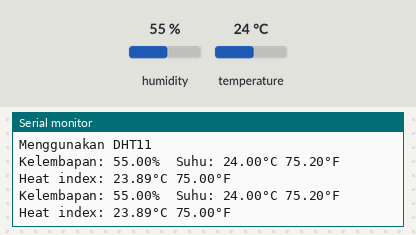
This sketch was run on a simulated Arduino Uno, built with avr-gcc and run on an emulated ATmega328P. Parts: the last lines printed to the serial monitor. The test bench sets the inputs (shaded band); at power-on: humidity 55 %, temperature 24 °C.

Above: at 4.8 s.
4.9 s: humidity set to 22 %
At 7.3 s:
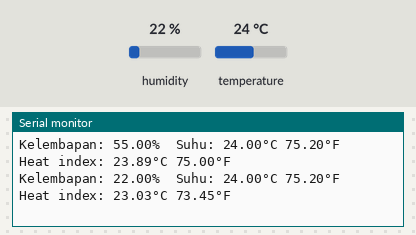
7.9 s: temperature set to 12 °C
At 8.9 s:
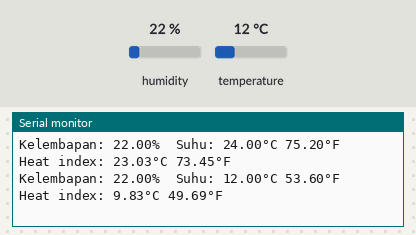
10.9 s: humidity set to 40 %
At 13.2 s:
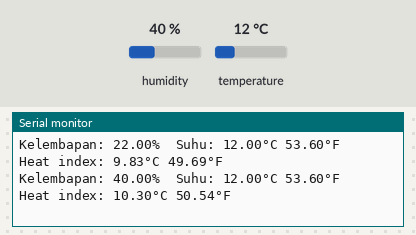
13.9 s: temperature set to 41 °C
At 14.9 s:
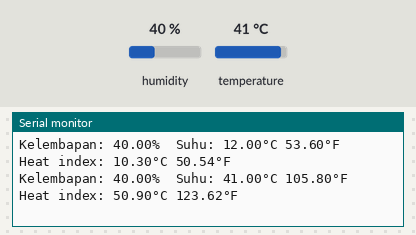
Timing chart, 0 to 16.9 s (numbered marks = the images above; inputs shaded):
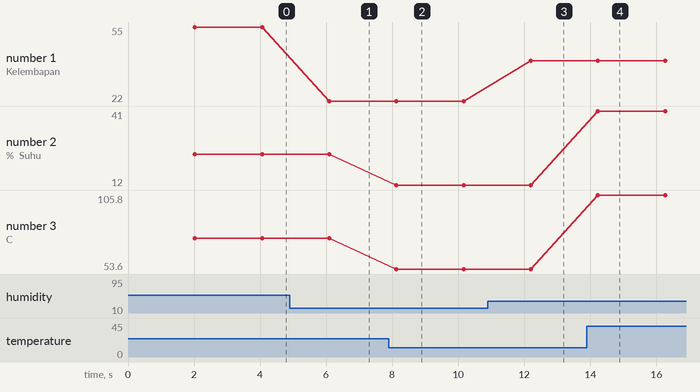

Measured:
- after the input at 4.9 s, the serial monitor: prints a new line after 1.2 s (image 1)
- after the input at 7.9 s, the serial monitor: prints a new line after 0.23 s (image 2)
- after the input at 10.9 s, the serial monitor: prints a new line after 1.3 s (image 3)
- after the input at 13.9 s, the serial monitor: prints a new line after 0.33 s (image 4)
- plotted number 1: 55 → 22 after the input at 4.9 s, 22 → 40 after the input at 10.9 s
- plotted number 2: 24 → 12 after the input at 7.9 s, 12 → 41 after the input at 13.9 s
- plotted number 3: 75.2 → 53.6 after the input at 7.9 s, 53.6 → 105.8 after the input at 13.9 s

The sketch:

dht11praktikum.ino
```cpp
#include "DHT.h"

#define DHTPIN 5
#define DHTTYPE DHT11


 DHT dht(DHTPIN, DHTTYPE);

void setup() {
 Serial.begin(9600);
 Serial.println("Menggunakan DHT11");
 dht.begin();
}
void loop() {
delay(2000);
float h = dht.readHumidity();
float t = dht.readTemperature();
float f = dht.readTemperature(true);

if (isnan(h) || isnan(t) || isnan(f))
{
  Serial.println("Failed to read from DHT sensor!");
  return;
}

float hif = dht.computeHeatIndex(f, h);
float hic = dht.computeHeatIndex(t, h, false);

Serial.print(F("Kelembapan: "));
Serial.print(h);
Serial.print(F("%  Suhu: "));
Serial.print(t);
Serial.print(F("°C "));
Serial.print(f);
Serial.print(F("°F  Heat index: "));
Serial.print(hic);
Serial.print(F("°C "));
Serial.print(hif);
Serial.println(F("°F"));
}
```
